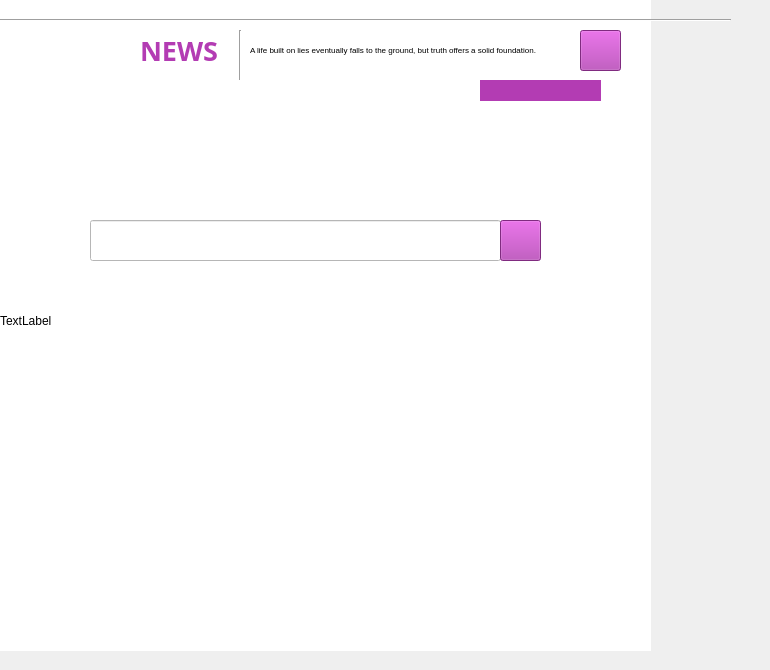
    <widget class="QWidget" name="page_2">
     <widget class="QLineEdit" name="lineEdit">
      <property name="geometry">
       <rect>
        <x>90</x>
        <y>220</y>
        <width>411</width>
        <height>41</height>
       </rect>
      </property>
      <property name="font">
       <font>
        <family>Sans Serif Collection</family>
        <pointsize>11</pointsize>
        <bold>false</bold>
       </font>
      </property>
      <property name="cursor">
       <cursorShape>IBeamCursor</cursorShape>
      </property>
      <property name="mouseTracking">
       <bool>true</bool>
      </property>
      <property name="styleSheet">
       <string notr="true">background-color: rgb(255, 255, 255);
color: rgb(94, 94, 94);

</string>
      </property>
      <property name="text">
       <string/>
      </property>
      <property name="echoMode">
       <enum>QLineEdit::EchoMode::Normal</enum>
      </property>
     </widget>
     <widget class="QLabel" name="label_19">
      <property name="geometry">
       <rect>
        <x>0</x>
        <y>-10</y>
        <width>651</width>
        <height>661</height>
       </rect>
      </property>
      <property name="styleSheet">
       <string notr="true">background-color: rgb(255, 255, 255);</string>
      </property>
      <property name="text">
       <string>TextLabel</string>
      </property>
     </widget>
     <widget class="QPushButton" name="search">
      <property name="geometry">
       <rect>
        <x>500</x>
        <y>220</y>
        <width>41</width>
        <height>41</height>
       </rect>
      </property>
      <property name="styleSheet">
       <string notr="true">background-color: rgb(179, 60, 179);</string>
      </property>
      <property name="text">
       <string/>
      </property>
     </widget>
     <widget class="QPushButton" name="homepage">
      <property name="geometry">
       <rect>
        <x>580</x>
        <y>30</y>
        <width>41</width>
        <height>41</height>
       </rect>
      </property>
      <property name="styleSheet">
       <string notr="true">background-color: rgb(179, 60, 179);</string>
      </property>
      <property name="text">
       <string/>
      </property>
     </widget>
     <widget class="Line" name="line_4">
      <property name="geometry">
       <rect>
        <x>-30</x>
        <y>10</y>
        <width>761</width>
        <height>21</height>
       </rect>
      </property>
      <property name="orientation">
       <enum>Qt::Orientation::Horizontal</enum>
      </property>
     </widget>
     <widget class="QLabel" name="label_20">
      <property name="geometry">
       <rect>
        <x>10</x>
        <y>30</y>
        <width>121</width>
        <height>41</height>
       </rect>
      </property>
      <property name="font">
       <font>
        <family>Rockwell Extra Bold</family>
        <pointsize>20</pointsize>
        <bold>true</bold>
       </font>
      </property>
      <property name="styleSheet">
       <string notr="true">color: rgb(255, 255, 255);</string>
      </property>
      <property name="text">
       <string>WORLD</string>
      </property>
     </widget>
     <widget class="QLabel" name="label_21">
      <property name="geometry">
       <rect>
        <x>140</x>
        <y>30</y>
        <width>151</width>
        <height>41</height>
       </rect>
      </property>
      <property name="font">
       <font>
        <family>Rockwell Extra Bold</family>
        <pointsize>20</pointsize>
        <bold>true</bold>
       </font>
      </property>
      <property name="styleSheet">
       <string notr="true">color: rgb(179, 60, 179);</string>
      </property>
      <property name="text">
       <string>NEWS</string>
      </property>
     </widget>
     <widget class="Line" name="line_5">
      <property name="geometry">
       <rect>
        <x>230</x>
        <y>30</y>
        <width>21</width>
        <height>51</height>
       </rect>
      </property>
      <property name="orientation">
       <enum>Qt::Orientation::Vertical</enum>
      </property>
     </widget>
     <widget class="QLabel" name="label_22">
      <property name="geometry">
       <rect>
        <x>0</x>
        <y>80</y>
        <width>481</width>
        <height>21</height>
       </rect>
      </property>
      <property name="styleSheet">
       <string notr="true">background-color: rgb(255, 255, 255);</string>
      </property>
      <property name="text">
       <string/>
      </property>
     </widget>
     <widget class="QLabel" name="label_23">
      <property name="geometry">
       <rect>
        <x>480</x>
        <y>80</y>
        <width>121</width>
        <height>21</height>
       </rect>
      </property>
      <property name="styleSheet">
       <string notr="true">background-color: rgb(179, 60, 179);</string>
      </property>
      <property name="text">
       <string/>
      </property>
     </widget>
     <widget class="QLabel" name="label_24">
      <property name="geometry">
       <rect>
        <x>250</x>
        <y>40</y>
        <width>321</width>
        <height>20</height>
       </rect>
      </property>
      <property name="font">
       <font>
        <pointsize>6</pointsize>
       </font>
      </property>
      <property name="text">
       <string>A life built on lies eventually falls to the ground, but truth offers a solid foundation.</string>
      </property>
     </widget>
     <zorder>label_19</zorder>
     <zorder>lineEdit</zorder>
     <zorder>search</zorder>
     <zorder>homepage</zorder>
     <zorder>line_4</zorder>
     <zorder>label_20</zorder>
     <zorder>label_21</zorder>
     <zorder>line_5</zorder>
     <zorder>label_22</zorder>
     <zorder>label_23</zorder>
     <zorder>label_24</zorder>
    </widget>
